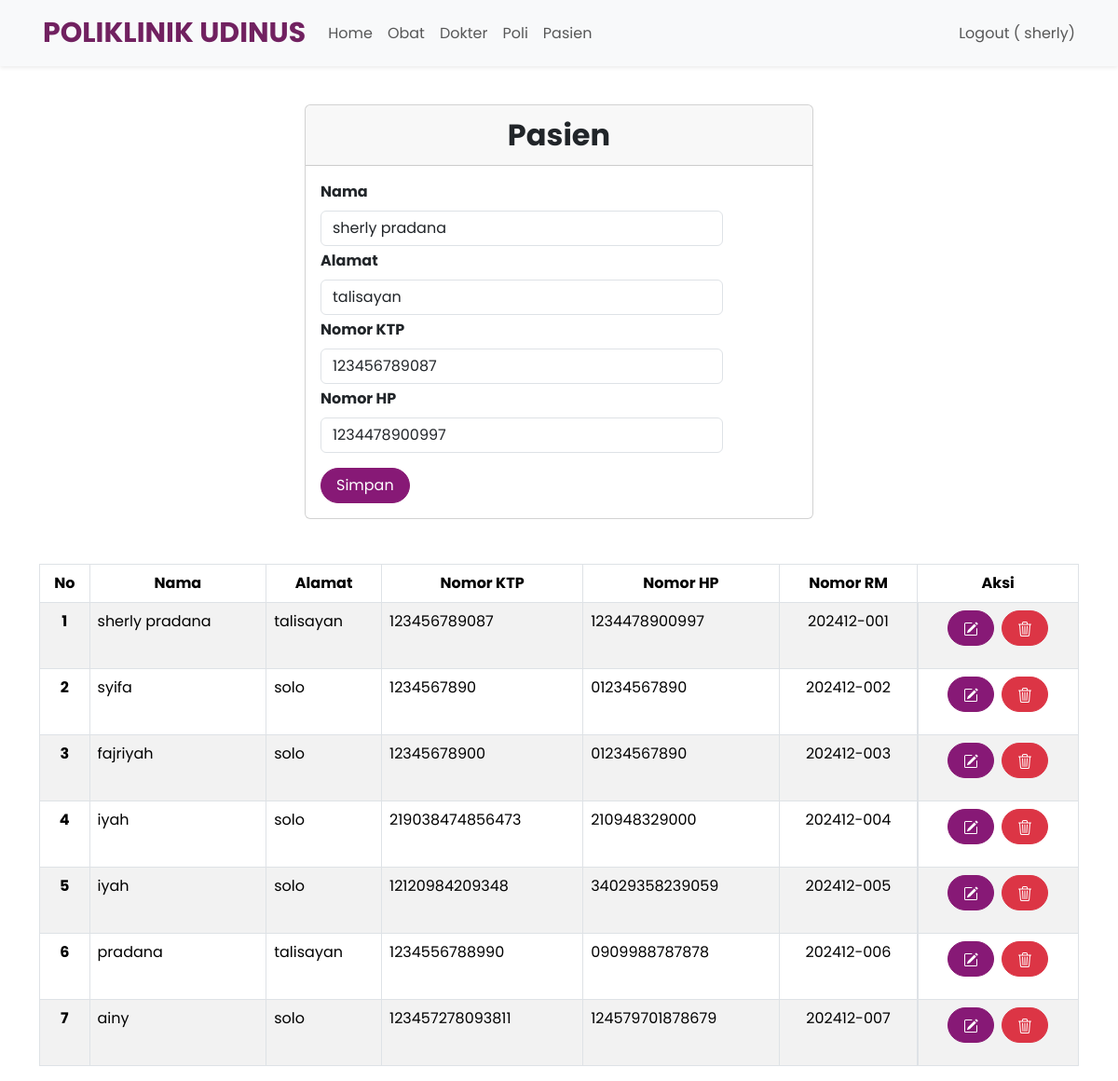
The app's page /index.php?page=pasien&id=50 (signed in) with its own data.
### tables this page shows
CREATE TABLE `pasien` (
  `id` int NOT NULL,
  `nama` varchar(255) NOT NULL,
  `password` varchar(255) NOT NULL,
  `alamat` varchar(255) NOT NULL,
  `no_ktp` varchar(255) NOT NULL,
  `no_hp` varchar(50) NOT NULL,
  `no_rm` varchar(25) NOT NULL
);

### pasien.php (the view, shortened to what this page needs)
<br>
<div class="container">
    <div class="row justify-content-center">
        <div class="col-md-6">
            <div class="card">
                <div class="card-header text-center fw-bold" style="font-size: 2rem;">Pasien</div>
                <div class="card-body">
                    <form class="form row" style="width: 30rem;" method="POST" action="" name="myForm" onsubmit="return(validate());">
                        <?php
                        $nama = '';
                        $alamat = '';
                        $no_ktp = '';
                        $no_hp = '';
                        if (isset($_GET['id'])) {
                            $ambil = mysqli_query($mysqli, "SELECT * FROM pasien
                                WHERE id='" . $_GET['id'] . "'");
                            while ($row = mysqli_fetch_array($ambil)) {
                                $nama = $row['nama'];
                                $alamat = $row['alamat'];
                                $no_ktp = $row['no_ktp'];
                                $no_hp = $row['no_hp'];
                            }
                        ?>
                        <?php
                        }
                        ?>
                        <div class="row">
                            <label for="inputNama" class="form-label fw-bold">
                                Nama
                            </label>
                            <div>
                                <input type="text" class="form-control" name="nama" id="inputNama" placeholder="Nama" value="<?php echo $nama ?>">
                            </div>
                        </div>
                        <div class="row mt-1">
                            <label for="inputAlamat" class="form-label fw-bold">
                                Alamat
                            </label>
                            <div>
                                <input type="text" class="form-control" name="alamat" id="inputAlamat" placeholder="Alamat" value="<?php echo $alamat ?>">
                            </div>
                        </div>
                        <div class="row mt-1">
                            <label for="inputNoKTP" class="form-label fw-bold">
                                Nomor KTP
                            </label>
                            <div>
                                <input type="number" class="form-control" name="no_ktp" id="inputNoKTP" placeholder="No KTP" value="<?php echo $no_ktp ?>">
                            </div>
                        </div>
                        <div class="row mt-1">
                            <label for="inputNoHP" class="form-label fw-bold">
                                Nomor HP
                            </label>
                            <div>
                                <input type="number" class="form-control" name="no_hp" id="inputNoHP" placeholder="No HP" value="<?php echo $no_hp ?>">
                            </div>
                        </div>
                        <div class="row mt-3">
                            <div class=col>
                                <button type="submit" class="btn btn-primary rounded-pill px-3 mt-auto" name="simpan">Simpan</button>
                            </div>
                        </div>
                    </form>
                </div>
            </div>
        </div>
    </div>
    <br>
    <br>
    <table class="table table-bordered table-striped table-hover">
        <thead>
            <tr class="text-center">
                <th scope="col">No</th>
                <th scope="col">Nama</th>
                <th scope="col">Alamat</th>
                <th scope="col">Nomor KTP</th>
                <th scope="col">Nomor HP</th>
                <th scope="col">Nomor RM</th>
                <th scope="col">Aksi</th>
            </tr>
        </thead>
        <tbody>
            <?php
            $result = mysqli_query($mysqli, "SELECT * FROM pasien");
            $no = 1;
            while ($data = mysqli_fetch_array($result)) {
            ?>
                <tr>
                    <th scope="row" class="text-center"><?php echo $no++ ?></th>
                    <td><?php echo $data['nama'] ?></td>
                    <td><?php echo $data['alamat'] ?></td>
                    <td><?php echo $data['no_ktp'] ?></td>
                    <td><?php echo $data['no_hp'] ?></td>
                    <td class="text-center"><?php echo $data['no_rm'] ?></td>
                    <td class="d-flex justify-content-center ">
                        <div class="d-flex gap-2 mb-3">
                            <a type="button" class="btn btn-success rounded-pill px-3" href="index.php?page=pasien&id=<?php echo $data['id'] ?>">
                            </a>
                            <a type="button" class="btn btn-danger rounded-pill px-3" href="index.php?page=pasien&id=<?php echo $data['id'] ?>&aksi=hapus">
                            </a>
                        </div>
                    </td>
                </tr>
            <?php
            }
            ?>
        </tbody>
    </table>

### style.css (style rules this page uses)
body { font-family: 'Poppins', sans-serif; }
.btn-success { --bs-btn-color: #fff; --bs-btn-bg: #871976; --bs-btn-border-color: #871973; --bs-btn-hover-color: #fff; --bs-btn-hover-bg: #73154d; --bs-btn-hover-border-color: #a72794; --bs-btn-focus-shadow-rgb: 60, 153, 110; --bs-btn-active-color: #fff; --bs-btn-active-bg: #60146c; --bs-btn-active-border-color: #651350; --bs-btn-active-shadow: inset 0 3px 5px rgba(0, 0, 0, 0.125); --bs-btn-disabled-color: #fff; --bs-btn-disabled-bg: #871971; --bs-btn-disabled-border-color: #871985; }
.btn-primary { --bs-btn-color: #fff; --bs-btn-bg: #871976; --bs-btn-border-color: #871973; --bs-btn-hover-color: #fff; --bs-btn-hover-bg: #73154d; --bs-btn-hover-border-color: #a72794; --bs-btn-focus-shadow-rgb: 60, 153, 110; --bs-btn-active-color: #fff; --bs-btn-active-bg: #60146c; --bs-btn-active-border-color: #651350; --bs-btn-active-shadow: inset 0 3px 5px rgba(0, 0, 0, 0.125); --bs-btn-disabled-color: #fff; --bs-btn-disabled-bg: #871971; --bs-btn-disabled-border-color: #871985; }
::placeholder { font-size: 16px; }

### records on screen
pasien: nama "sherly pradana", alamat "talisayan", no_ktp "123456789087", no_hp "1234478900997", no_rm "202412-001"
pasien: nama "syifa", alamat "solo", no_ktp "1234567890", no_hp "01234567890", no_rm "202412-002"
pasien: nama "fajriyah", alamat "solo", no_ktp "12345678900", no_hp "01234567890", no_rm "202412-003"
pasien: nama "iyah", alamat "solo", no_ktp "219038474856473", no_hp "210948329000", no_rm "202412-004"
pasien: nama "iyah", alamat "solo", no_ktp "12120984209348", no_hp "34029358239059", no_rm "202412-005"
pasien: nama "pradana", alamat "talisayan", no_ktp "1234556788990", no_hp "0909988787878", no_rm "202412-006"
pasien: nama "ainy", alamat "solo", no_ktp "123457278093811", no_hp "124579701878679", no_rm "202412-007"

### other values on screen
$_SESSION['username'] "sherly"
